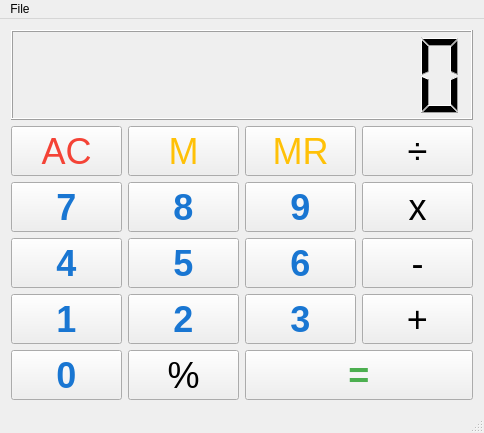
<?xml version="1.0" encoding="UTF-8"?>
<ui version="4.0">
 <class>MainWindow</class>
 <widget class="QMainWindow" name="MainWindow">
  <property name="geometry">
   <rect>
    <x>0</x>
    <y>0</y>
    <width>484</width>
    <height>433</height>
   </rect>
  </property>
  <property name="windowTitle">
   <string>My first calculator</string>
  </property>
  <property name="windowIcon">
   <iconset>
    <normaloff>images/LOGO.ico</normaloff>images/LOGO.ico</iconset>
  </property>
  <property name="styleSheet">
   <string notr="true">background-image: url(:/images/bg.png);</string>
  </property>
  <widget class="QWidget" name="centralWidget">
   <property name="sizePolicy">
    <sizepolicy hsizetype="Maximum" vsizetype="Maximum">
     <horstretch>0</horstretch>
     <verstretch>0</verstretch>
    </sizepolicy>
   </property>
   <layout class="QVBoxLayout" name="verticalLayout">
    <item>
     <widget class="QLCDNumber" name="lcdNumber">
      <property name="digitCount">
       <number>10</number>
      </property>
     </widget>
    </item>
    <item>
     <layout class="QGridLayout" name="gridLayout">
      <item row="3" column="0">
       <widget class="QPushButton" name="pushButton_n4">
        <property name="minimumSize">
         <size>
          <width>0</width>
          <height>50</height>
         </size>
        </property>
        <property name="font">
         <font>
          <pointsize>27</pointsize>
          <weight>75</weight>
          <bold>true</bold>
         </font>
        </property>
        <property name="styleSheet">
         <string notr="true">QPushButton {
color: #1976D2;
}</string>
        </property>
        <property name="text">
         <string>4</string>
        </property>
        <property name="shortcut">
         <string>4</string>
        </property>
       </widget>
      </item>
      <item row="4" column="0">
       <widget class="QPushButton" name="pushButton_n1">
        <property name="minimumSize">
         <size>
          <width>0</width>
          <height>50</height>
         </size>
        </property>
        <property name="font">
         <font>
          <pointsize>27</pointsize>
          <weight>75</weight>
          <bold>true</bold>
         </font>
        </property>
        <property name="styleSheet">
         <string notr="true">QPushButton {
color: #1976D2;
}</string>
        </property>
        <property name="text">
         <string>1</string>
        </property>
        <property name="shortcut">
         <string>1</string>
        </property>
       </widget>
      </item>
      <item row="2" column="1">
       <widget class="QPushButton" name="pushButton_n8">
        <property name="minimumSize">
         <size>
          <width>0</width>
          <height>50</height>
         </size>
        </property>
        <property name="font">
         <font>
          <pointsize>27</pointsize>
          <weight>75</weight>
          <bold>true</bold>
         </font>
        </property>
        <property name="styleSheet">
         <string notr="true">QPushButton {
color: #1976D2;
}</string>
        </property>
        <property name="text">
         <string>8</string>
        </property>
        <property name="shortcut">
         <string>8</string>
        </property>
       </widget>
      </item>
      <item row="2" column="3">
       <widget class="QPushButton" name="pushButton_mul">
        <property name="minimumSize">
         <size>
          <width>0</width>
          <height>50</height>
         </size>
        </property>
        <property name="font">
         <font>
          <pointsize>27</pointsize>
          <weight>50</weight>
          <bold>false</bold>
         </font>
        </property>
        <property name="text">
         <string>x</string>
        </property>
        <property name="shortcut">
         <string>*</string>
        </property>
       </widget>
      </item>
      <item row="2" column="0">
       <widget class="QPushButton" name="pushButton_n7">
        <property name="minimumSize">
         <size>
          <width>0</width>
          <height>50</height>
         </size>
        </property>
        <property name="font">
         <font>
          <pointsize>27</pointsize>
          <weight>75</weight>
          <bold>true</bold>
         </font>
        </property>
        <property name="styleSheet">
         <string notr="true">QPushButton {
color: #1976D2;
}</string>
        </property>
        <property name="text">
         <string>7</string>
        </property>
        <property name="shortcut">
         <string>7</string>
        </property>
       </widget>
      </item>
      <item row="3" column="2">
       <widget class="QPushButton" name="pushButton_n6">
        <property name="minimumSize">
         <size>
          <width>0</width>
          <height>50</height>
         </size>
        </property>
        <property name="font">
         <font>
          <pointsize>27</pointsize>
          <weight>75</weight>
          <bold>true</bold>
         </font>
        </property>
        <property name="styleSheet">
         <string notr="true">QPushButton {
color: #1976D2;
}</string>
        </property>
        <property name="text">
         <string>6</string>
        </property>
        <property name="shortcut">
         <string>6</string>
        </property>
       </widget>
      </item>
      <item row="3" column="1">
       <widget class="QPushButton" name="pushButton_n5">
        <property name="minimumSize">
         <size>
          <width>0</width>
          <height>50</height>
         </size>
        </property>
        <property name="font">
         <font>
          <pointsize>27</pointsize>
          <weight>75</weight>
          <bold>true</bold>
         </font>
        </property>
        <property name="styleSheet">
         <string notr="true">QPushButton {
color: #1976D2;
}</string>
        </property>
        <property name="text">
         <string>5</string>
        </property>
        <property name="shortcut">
         <string>5</string>
        </property>
       </widget>
      </item>
      <item row="5" column="0">
       <widget class="QPushButton" name="pushButton_n0">
        <property name="minimumSize">
         <size>
          <width>0</width>
          <height>50</height>
         </size>
        </property>
        <property name="font">
         <font>
          <pointsize>27</pointsize>
          <weight>75</weight>
          <bold>true</bold>
         </font>
        </property>
        <property name="styleSheet">
         <string notr="true">QPushButton {
color: #1976D2;
}</string>
        </property>
        <property name="text">
         <string>0</string>
        </property>
        <property name="shortcut">
         <string>0</string>
        </property>
       </widget>
      </item>
      <item row="4" column="1">
       <widget class="QPushButton" name="pushButton_n2">
        <property name="minimumSize">
         <size>
          <width>0</width>
          <height>50</height>
         </size>
        </property>
        <property name="font">
         <font>
          <pointsize>27</pointsize>
          <weight>75</weight>
          <bold>true</bold>
         </font>
        </property>
        <property name="styleSheet">
         <string notr="true">QPushButton {
color: #1976D2;
}</string>
        </property>
        <property name="text">
         <string>2</string>
        </property>
        <property name="shortcut">
         <string>2</string>
        </property>
       </widget>
      </item>
      <item row="2" column="2">
       <widget class="QPushButton" name="pushButton_n9">
        <property name="minimumSize">
         <size>
          <width>0</width>
          <height>50</height>
         </size>
        </property>
        <property name="font">
         <font>
          <pointsize>27</pointsize>
          <weight>75</weight>
          <bold>true</bold>
         </font>
        </property>
        <property name="styleSheet">
         <string notr="true">QPushButton {
color: #1976D2;
}</string>
        </property>
        <property name="text">
         <string>9</string>
        </property>
        <property name="shortcut">
         <string>9</string>
        </property>
       </widget>
      </item>
      <item row="4" column="2">
       <widget class="QPushButton" name="pushButton_n3">
        <property name="minimumSize">
         <size>
          <width>0</width>
          <height>50</height>
         </size>
        </property>
        <property name="font">
         <font>
          <pointsize>27</pointsize>
          <weight>75</weight>
          <bold>true</bold>
         </font>
        </property>
        <property name="styleSheet">
         <string notr="true">QPushButton {
color: #1976D2;
}</string>
        </property>
        <property name="text">
         <string>3</string>
        </property>
        <property name="shortcut">
         <string>3</string>
        </property>
       </widget>
      </item>
      <item row="1" column="3">
       <widget class="QPushButton" name="pushButton_div">
        <property name="minimumSize">
         <size>
          <width>0</width>
          <height>50</height>
         </size>
        </property>
        <property name="font">
         <font>
          <pointsize>27</pointsize>
          <weight>50</weight>
          <bold>false</bold>
         </font>
        </property>
        <property name="text">
         <string>÷</string>
        </property>
        <property name="shortcut">
         <string>/</string>
        </property>
       </widget>
      </item>
      <item row="3" column="3">
       <widget class="QPushButton" name="pushButton_sub">
        <property name="minimumSize">
         <size>
          <width>0</width>
          <height>50</height>
         </size>
        </property>
        <property name="font">
         <font>
          <pointsize>27</pointsize>
          <weight>50</weight>
          <bold>false</bold>
         </font>
        </property>
        <property name="text">
         <string>-</string>
        </property>
        <property name="shortcut">
         <string>-</string>
        </property>
       </widget>
      </item>
      <item row="4" column="3">
       <widget class="QPushButton" name="pushButton_add">
        <property name="minimumSize">
         <size>
          <width>0</width>
          <height>50</height>
         </size>
        </property>
        <property name="font">
         <font>
          <pointsize>27</pointsize>
          <weight>50</weight>
          <bold>false</bold>
         </font>
        </property>
        <property name="text">
         <string>+</string>
        </property>
        <property name="shortcut">
         <string>+</string>
        </property>
       </widget>
      </item>
      <item row="1" column="0">
       <widget class="QPushButton" name="pushButton_ac">
        <property name="minimumSize">
         <size>
          <width>0</width>
          <height>50</height>
         </size>
        </property>
        <property name="font">
         <font>
          <pointsize>27</pointsize>
          <weight>50</weight>
          <bold>false</bold>
         </font>
        </property>
        <property name="styleSheet">
         <string notr="true">QPushButton {
    color: #f44336;
}</string>
        </property>
        <property name="text">
         <string>AC</string>
        </property>
        <property name="shortcut">
         <string>Esc</string>
        </property>
       </widget>
      </item>
      <item row="1" column="2">
       <widget class="QPushButton" name="pushButton_mr">
        <property name="minimumSize">
         <size>
          <width>0</width>
          <height>50</height>
         </size>
        </property>
        <property name="font">
         <font>
          <pointsize>27</pointsize>
          <weight>50</weight>
          <bold>false</bold>
         </font>
        </property>
        <property name="styleSheet">
         <string notr="true">QPushButton {
   color: #FFC107;
}</string>
        </property>
        <property name="text">
         <string>MR</string>
        </property>
        <property name="shortcut">
         <string>R</string>
        </property>
       </widget>
      </item>
      <item row="1" column="1">
       <widget class="QPushButton" name="pushButton_m">
        <property name="minimumSize">
         <size>
          <width>0</width>
          <height>50</height>
         </size>
        </property>
        <property name="font">
         <font>
          <pointsize>27</pointsize>
          <weight>50</weight>
          <bold>false</bold>
         </font>
        </property>
        <property name="styleSheet">
         <string notr="true">QPushButton {
   color: #FFC107;
}</string>
        </property>
        <property name="text">
         <string>M</string>
        </property>
        <property name="shortcut">
         <string>M</string>
        </property>
       </widget>
      </item>
      <item row="5" column="1">
       <widget class="QPushButton" name="pushButton_pc">
        <property name="minimumSize">
         <size>
          <width>0</width>
          <height>50</height>
         </size>
        </property>
        <property name="font">
         <font>
          <pointsize>27</pointsize>
          <weight>50</weight>
          <bold>false</bold>
         </font>
        </property>
        <property name="text">
         <string>%</string>
        </property>
        <property name="shortcut">
         <string>%</string>
        </property>
       </widget>
      </item>
      <item row="5" column="2" colspan="2">
       <widget class="QPushButton" name="pushButton_eq">
        <property name="minimumSize">
         <size>
          <width>0</width>
          <height>50</height>
         </size>
        </property>
        <property name="font">
         <font>
          <pointsize>27</pointsize>
          <weight>75</weight>
          <bold>true</bold>
         </font>
        </property>
        <property name="styleSheet">
         <string notr="true">QPushButton {
color: #4CAF50;
}</string>
        </property>
        <property name="text">
         <string>=</string>
        </property>
        <property name="shortcut">
         <string>Return</string>
        </property>
       </widget>
      </item>
     </layout>
    </item>
   </layout>
  </widget>
  <widget class="QMenuBar" name="menuBar">
   <property name="geometry">
    <rect>
     <x>0</x>
     <y>0</y>
     <width>484</width>
     <height>23</height>
    </rect>
   </property>
   <widget class="QMenu" name="menuFile">
    <property name="title">
     <string>File</string>
    </property>
    <addaction name="actionReset"/>
    <addaction name="actionExit"/>
   </widget>
   <addaction name="menuFile"/>
  </widget>
  <widget class="QStatusBar" name="statusBar"/>
  <action name="actionExit">
   <property name="text">
    <string>Exit</string>
   </property>
   <property name="shortcut">
    <string>Ctrl+Q</string>
   </property>
  </action>
  <action name="actionReset">
   <property name="text">
    <string>Reset</string>
   </property>
   <property name="shortcut">
    <string>Ctrl+R</string>
   </property>
  </action>
 </widget>
 <layoutdefault spacing="6" margin="11"/>
 <resources>
  <include location="bg.qrc"/>
 </resources>
 <connections/>
</ui>
